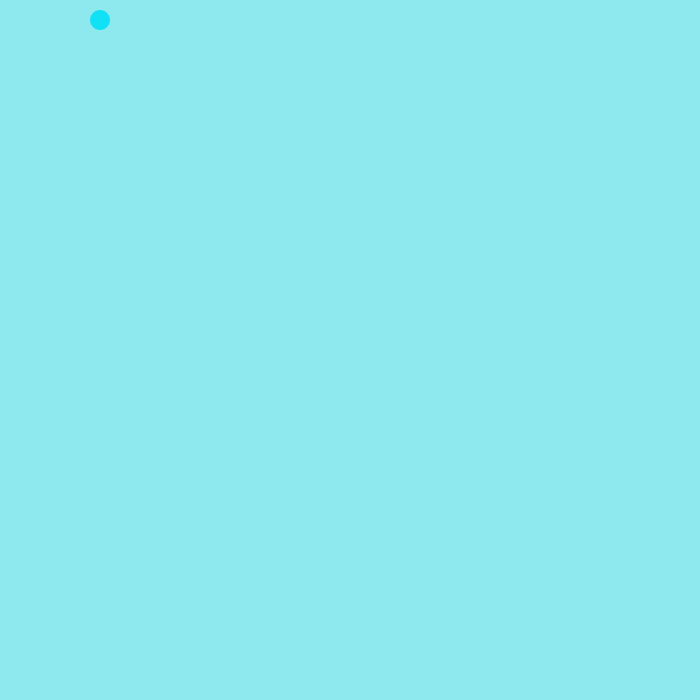
Frame 1 (no input)
Frame 60 (the mouse pressed at the canvas centre just before this capture): identical to frame 1, image omitted
Frame 120 (the mouse held since frame 60 and released just before this capture): identical to frame 1, image omitted

The Processing sketch that drew this single still picture (run headless with seeded random() and noise(); from frame 60 on, the mouse is pressed at the canvas centre):

// Processing sketch: fish_feader_project
// ── fish_feader_project.pde

int foodX = 100;
int foodY = 20;


void setup() 

{size(700, 700);
}
void draw()
{
background(141,233,237);

fill(#11E0F5);
noStroke();
ellipse(foodX, foodY, 20, 20);
}
